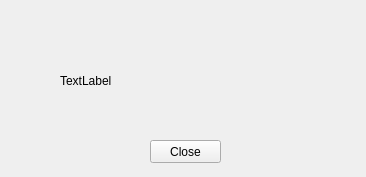
<?xml version="1.0" encoding="UTF-8"?>
<ui version="4.0">
 <class>instructions</class>
 <widget class="QWidget" name="instructions">
  <property name="geometry">
   <rect>
    <x>0</x>
    <y>0</y>
    <width>366</width>
    <height>177</height>
   </rect>
  </property>
  <property name="windowTitle">
   <string>Form</string>
  </property>
  <widget class="QLabel" name="label">
   <property name="geometry">
    <rect>
     <x>60</x>
     <y>30</y>
     <width>251</width>
     <height>101</height>
    </rect>
   </property>
   <property name="text">
    <string>TextLabel</string>
   </property>
  </widget>
  <widget class="QPushButton" name="close">
   <property name="geometry">
    <rect>
     <x>150</x>
     <y>140</y>
     <width>71</width>
     <height>23</height>
    </rect>
   </property>
   <property name="text">
    <string>Close</string>
   </property>
  </widget>
 </widget>
 <resources/>
 <connections/>
</ui>
